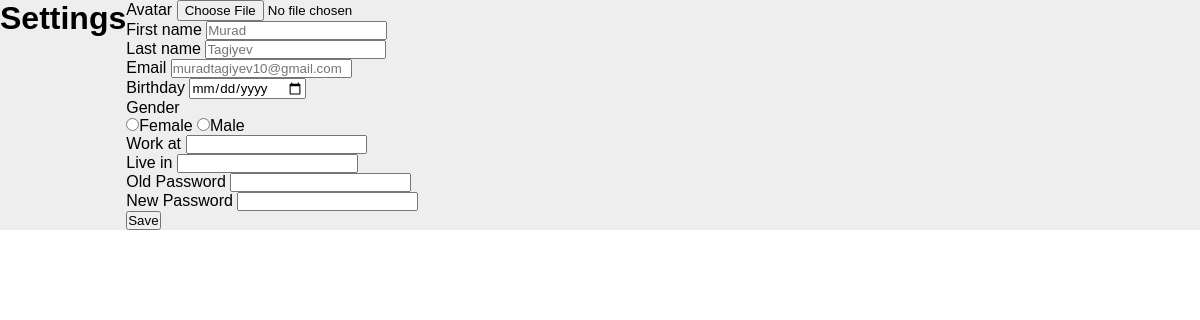
The page /account/settings/ (signed in) on the database as committed earlier.
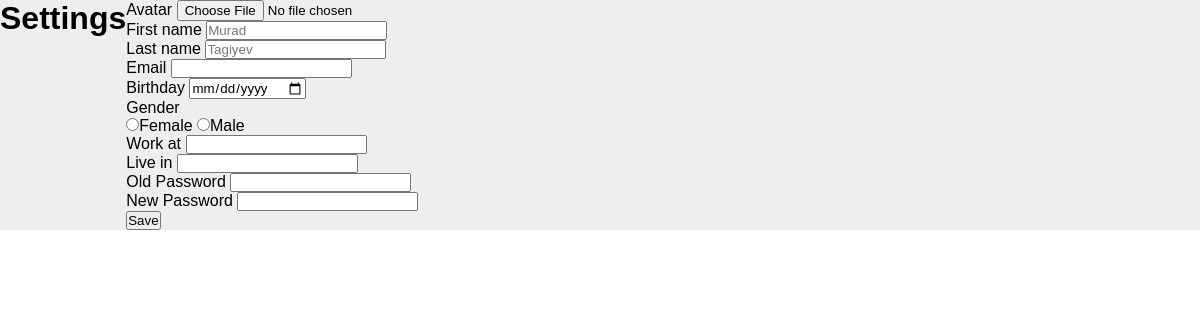
The same page on the database as committed later.
### account/models.py (models this page shows)
class AccountModel(AbstractUser):
    username = None
    email = models.EmailField(unique=True)
    avatar = models.ImageField(upload_to='avatars/',blank=True,null=True)
    birthday = models.DateField(blank=True,null=True)
    work_at = models.CharField(max_length=100,blank=True,null=True)
    live_in = models.CharField(max_length=100, blank=True,null=True)
    Gender_Choices = (
        ('Female' , 'Female'),
        ('Male','Male')
    )
    gender = models.CharField(max_length=20,blank=True,null=True,choices=Gender_Choices)
    friends = models.ManyToManyField("self",blank=True,null=True,related_name="user_friends")
    cover_photo = models.ImageField(upload_to="cover_photos/",blank=True,null=True)
    USERNAME_FIELD = 'email'
    REQUIRED_FIELDS = []
    class Meta:
        verbose_name = "Account"
        ordering = ["-id"]
    objects = UserManager()

### account/views.py (the view, shortened to what this page needs)
# urls.py: path('settings/',views.SettingsView.as_view(),name="settings")
class SettingsView(View):
     def get(self,request,*args,**kwargs):
          return render(request,"settings.html")

### templates/settings.html (shortened to what this page needs)
{% extends 'base.html' %}
{% load static %}
{% block content %}
<div class = "container mt-3" >
    <h1>Settings</h1>
    <form method = "POST">
        <div class="mb-3">
            <label for="exampleInputPassword1" class="form-label">Avatar</label>
            <input type="file" name="avatar" class="form-control" id="exampleInputPassword1" placeholder="{{ request.user.first_name }}">
          </div>
        <div class="mb-3">
            <label for="exampleInputPassword1" class="form-label">First name</label>
            <input type="text" name="firstname" class="form-control" id="exampleInputPassword1" placeholder="{{ request.user.first_name }}">
          </div>
        <div class="mb-3">
            <label for="exampleInputPassword1" class="form-label">Last name</label>
            <input type="text" name="lastname" class="form-control" id="exampleInputPassword1" placeholder="{{request.user.last_name }}">
          </div>
        <div class="mb-3">
          <label for="exampleInputPassword1" class="form-label">Email</label>
          <input type="text" name="email" class="form-control" id="exampleInputPassword1" placeholder="{{ request.user.email }}">
        </div>
        <div class="mb-3">
            <label for="exampleInputPassword1" class="form-label">Birthday</label>
            <input type="date" name="birthday" class="form-control" id="exampleInputPassword1" placeholder="">
          </div>
          <div class="mb-3">
            <label for="exampleInputPassword1" class="form-label">Gender</label><br>
            <input type="radio" name="gender">Female <input type="radio" name="gender">Male
          </div>
          <div class="mb-3">
            <label for="exampleInputPassword1" class="form-label">Work at</label>
            <input type="text" name="work_at" class="form-control" id="exampleInputPassword1" placeholder="">
          </div>
          <div class="mb-3">
            <label for="exampleInputPassword1" class="form-label">Live in</label>
            <input type="text" name="live_in" class="form-control" id="exampleInputPassword1" placeholder="">
          </div>
        <div class="mb-3">
          <label for="exampleInputPassword1" class="form-label">Old Password</label>
          <input type="password" name="oldpassword" class="form-control" id="exampleInputPassword1">
        </div>
        <div class="mb-3">
            <label for="exampleInputPassword1" class="form-label">New Password</label>
            <input type="password" name = "newpassword" class="form-control" id="exampleInputPassword1">
          </div>
        <button type="submit" class="btn btn-primary">Save</button>
      </form>
</div>
{% endblock %}

### templates/base.html (shortened to what this page needs)
<!DOCTYPE html>
<html lang="en">
<head>
  {% load static %}
    <link rel="stylesheet" href="https://cdnjs.cloudflare.com/ajax/libs/font-awesome/5.15.4/css/all.min.css"
 />
    <link rel="stylesheet" href="{% static 'css/style.css' %}">
</head>
<body>
  {% block content %} {% endblock %}
</body>
</html>

### static/css/style.css (style rules this page uses)
* { margin:0; padding:0; box-sizing: border-box; font-family: sans-serif; }
.container { background:#eee; display:flex; }

Rows that differ between the two databases and show on the page:
changed AccountModel "Murad": email "muradtagiyev10@gmail.com" → (not shown)
